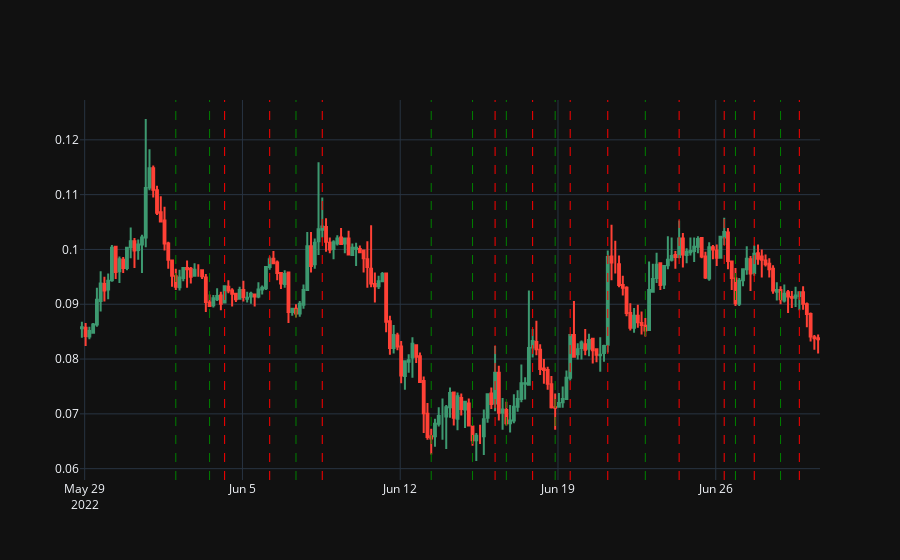

Notebook code cell kept with this figure:
### Code cell
# import plotly.express as px
import plotly.graph_objects as go


fig = go.Figure(data=[go.Candlestick(x=data.index,
                open=data['Open'],
                high=data['High'],
                low=data['Low'],
                close=data['Close'])])

for b in buy:
    fig.add_vline(x=b, line_width=1, line_dash="dash", line_color="green")
for s in sell:
    fig.add_vline(x=s, line_width=1, line_dash="dash", line_color="red")

               
fig.update_layout(template = 'plotly_dark')
fig.layout.xaxis.rangeslider.visible = False


fig.show()

### Figure 1 — Plotly figure (JSON) as saved in the notebook; plotly's stock layout.template omitted (floating-point values rounded to 4 significant figures; data arrays with more than 128 entries replaced by an {"elided": "..."} marker saying what was removed)
{"data": [{"close": {"elided": "197 float values"}, "high": {"elided": "197 str values"}, "low": {"elided": "197 str values"}, "open": {"elided": "197 str values"}, "type": "candlestick", "x": {"elided": "197 str values"}}], "layout": {"shapes": [{"line": {"color": "green", "dash": "dash", "width": 1}, "type": "line", "x0": "2022-06-02T01:00:00.000000000", "x1": "2022-06-02T01:00:00.000000000", "xref": "x", "y0": 0, "y1": 1, "yref": "y domain"}, {"line": {"color": "green", "dash": "dash", "width": 1}, "type": "line", "x0": "2022-06-03T13:00:00.000000000", "x1": "2022-06-03T13:00:00.000000000", "xref": "x", "y0": 0, "y1": 1, "yref": "y domain"}, {"line": {"color": "green", "dash": "dash", "width": 1}, "type": "line", "x0": "2022-06-07T09:00:00.000000000", "x1": "2022-06-07T09:00:00.000000000", "xref": "x", "y0": 0, "y1": 1, "yref": "y domain"}, {"line": {"color": "green", "dash": "dash", "width": 1}, "type": "line", "x0": "2022-06-13T09:00:00.000000000", "x1": "2022-06-13T09:00:00.000000000", "xref": "x", "y0": 0, "y1": 1, "yref": "y domain"}, {"line": {"color": "green", "dash": "dash", "width": 1}, "type": "line", "x0": "2022-06-15T05:00:00.000000000", "x1": "2022-06-15T05:00:00.000000000", "xref": "x", "y0": 0, "y1": 1, "yref": "y domain"}, {"line": {"color": "green", "dash": "dash", "width": 1}, "type": "line", "x0": "2022-06-16T17:00:00.000000000", "x1": "2022-06-16T17:00:00.000000000", "xref": "x", "y0": 0, "y1": 1, "yref": "y domain"}, {"line": {"color": "green", "dash": "dash", "width": 1}, "type": "line", "x0": "2022-06-18T21:00:00.000000000", "x1": "2022-06-18T21:00:00.000000000", "xref": "x", "y0": 0, "y1": 1, "yref": "y domain"}, {"line": {"color": "green", "dash": "dash", "width": 1}, "type": "line", "x0": "2022-06-22T21:00:00.000000000", "x1": "2022-06-22T21:00:00.000000000", "xref": "x", "y0": 0, "y1": 1, "yref": "y domain"}, {"line": {"color": "green", "dash": "dash", "width": 1}, "type": "line", "x0": "2022-06-26T21:00:00.000000000", "x1": "2022-06-26T21:00:00.000000000", "xref": "x", "y0": 0, "y1": 1, "yref": "y domain"}, {"line": {"color": "green", "dash": "dash", "width": 1}, "type": "line", "x0": "2022-06-28T21:00:00.000000000", "x1": "2022-06-28T21:00:00.000000000", "xref": "x", "y0": 0, "y1": 1, "yref": "y domain"}, {"line": {"color": "red", "dash": "dash", "width": 1}, "type": "line", "x0": "2022-06-04T05:00:00.000000000", "x1": "2022-06-04T05:00:00.000000000", "xref": "x", "y0": 0, "y1": 1, "yref": "y domain"}, {"line": {"color": "red", "dash": "dash", "width": 1}, "type": "line", "x0": "2022-06-06T05:00:00.000000000", "x1": "2022-06-06T05:00:00.000000000", "xref": "x", "y0": 0, "y1": 1, "yref": "y domain"}, {"line": {"color": "red", "dash": "dash", "width": 1}, "type": "line", "x0": "2022-06-08T13:00:00.000000000", "x1": "2022-06-08T13:00:00.000000000", "xref": "x", "y0": 0, "y1": 1, "yref": "y domain"}, {"line": {"color": "red", "dash": "dash", "width": 1}, "type": "line", "x0": "2022-06-16T05:00:00.000000000", "x1": "2022-06-16T05:00:00.000000000", "xref": "x", "y0": 0, "y1": 1, "yref": "y domain"}, {"line": {"color": "red", "dash": "dash", "width": 1}, "type": "line", "x0": "2022-06-17T21:00:00.000000000", "x1": "2022-06-17T21:00:00.000000000", "xref": "x", "y0": 0, "y1": 1, "yref": "y domain"}, {"line": {"color": "red", "dash": "dash", "width": 1}, "type": "line", "x0": "2022-06-19T13:00:00.000000000", "x1": "2022-06-19T13:00:00.000000000", "xref": "x", "y0": 0, "y1": 1, "yref": "y domain"}, {"line": {"color": "red", "dash": "dash", "width": 1}, "type": "line", "x0": "2022-06-21T05:00:00.000000000", "x1": "2022-06-21T05:00:00.000000000", "xref": "x", "y0": 0, "y1": 1, "yref": "y domain"}, {"line": {"color": "red", "dash": "dash", "width": 1}, "type": "line", "x0": "2022-06-24T09:00:00.000000000", "x1": "2022-06-24T09:00:00.000000000", "xref": "x", "y0": 0, "y1": 1, "yref": "y domain"}, {"line": {"color": "red", "dash": "dash", "width": 1}, "type": "line", "x0": "2022-06-26T09:00:00.000000000", "x1": "2022-06-26T09:00:00.000000000", "xref": "x", "y0": 0, "y1": 1, "yref": "y domain"}, {"line": {"color": "red", "dash": "dash", "width": 1}, "type": "line", "x0": "2022-06-27T17:00:00.000000000", "x1": "2022-06-27T17:00:00.000000000", "xref": "x", "y0": 0, "y1": 1, "yref": "y domain"}, {"line": {"color": "red", "dash": "dash", "width": 1}, "type": "line", "x0": "2022-06-29T17:00:00.000000000", "x1": "2022-06-29T17:00:00.000000000", "xref": "x", "y0": 0, "y1": 1, "yref": "y domain"}], "xaxis": {"rangeslider": {"visible": false}}}}
